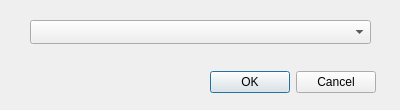
<?xml version="1.0" encoding="UTF-8"?>
<ui version="4.0">
 <class>AddItemToShoppingListWindow</class>
 <widget class="QDialog" name="AddItemToShoppingListWindow">
  <property name="geometry">
   <rect>
    <x>0</x>
    <y>0</y>
    <width>400</width>
    <height>110</height>
   </rect>
  </property>
  <property name="sizePolicy">
   <sizepolicy hsizetype="Fixed" vsizetype="Fixed">
    <horstretch>0</horstretch>
    <verstretch>0</verstretch>
   </sizepolicy>
  </property>
  <property name="minimumSize">
   <size>
    <width>400</width>
    <height>110</height>
   </size>
  </property>
  <property name="maximumSize">
   <size>
    <width>400</width>
    <height>110</height>
   </size>
  </property>
  <property name="baseSize">
   <size>
    <width>400</width>
    <height>110</height>
   </size>
  </property>
  <property name="windowTitle">
   <string>Dialog</string>
  </property>
  <widget class="QDialogButtonBox" name="dialogButtonBox">
   <property name="geometry">
    <rect>
     <x>210</x>
     <y>70</y>
     <width>166</width>
     <height>24</height>
    </rect>
   </property>
   <property name="standardButtons">
    <set>QDialogButtonBox::Cancel|QDialogButtonBox::Ok</set>
   </property>
  </widget>
  <widget class="QComboBox" name="comboBoxStoredItems">
   <property name="geometry">
    <rect>
     <x>30</x>
     <y>20</y>
     <width>341</width>
     <height>24</height>
    </rect>
   </property>
  </widget>
 </widget>
 <resources/>
 <connections/>
</ui>
